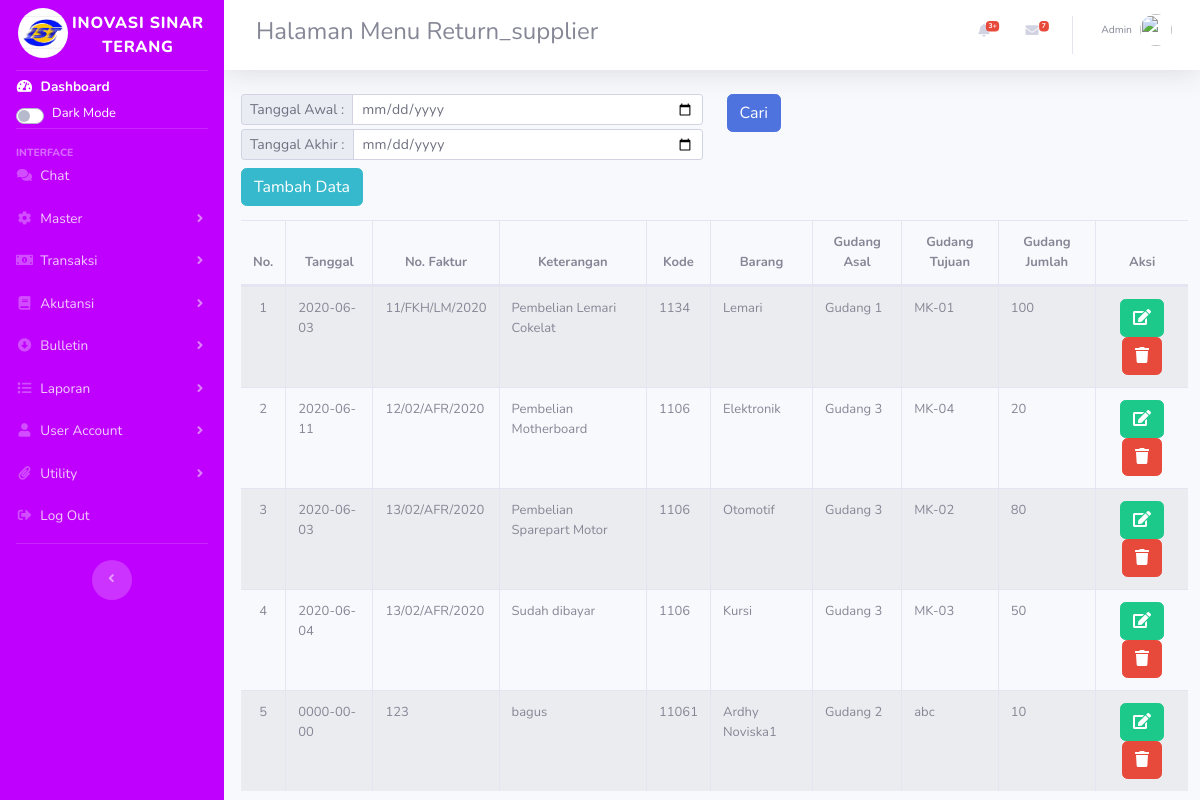
Screenshot of /index.php/return_supplier with the database file from the repository.
### tables this page shows
CREATE TABLE `return_supplier` (
  `id` int(11) NOT NULL,
  `tanggal` date NOT NULL,
  `no_faktur` varchar(50) NOT NULL,
  `keterangan` varchar(50) NOT NULL,
  `kode` varchar(50) NOT NULL,
  `barang` varchar(50) NOT NULL,
  `gudang_asal` varchar(50) NOT NULL,
  `supplier_tujuan` varchar(50) NOT NULL,
  `jumlah` varchar(50) NOT NULL,
  `kode_id` varchar(50) NOT NULL
);

### application/controllers/Return_supplier.php (called while the page is built, shortened)
<?php
class Return_supplier extends CI_Controller {
    public function __construct(){
        $this->load->model('m_returnsupplier');
        $this->load->library('form_validation');
    }
    public function index(){
        $topik['judul'] = 'Halaman Menu Return_supplier';
        $data['return_supplier'] = $this->m_returnsupplier->tampil_data();
        $this->load->view('templates/header',$topik);
        $this->load->view('return_supplier/index',$data);
        $this->load->view('templates/footer');
    }
}

### index.php (called while the page is built, shortened)
<?php
require_once BASEPATH.'core/CodeIgniter.php';

### application/models/M_returnsupplier.php (called while the page is built, shortened)
<?php
class M_returnsupplier extends CI_Model{
    public function tampil_data(){
        return $this->db->get('return_supplier')->result_array();
    }
}

### application/views/return_supplier/index.php (the view, shortened to what this page needs)
<div class="content-wrapper col-12">
<section class="content-header ml mt-2 auto">
<div style="margin-left:5px">
<div class="">
<div class="row mt-3 mb-2">
    <div class="col-lg-6">
        <form action="" method="post">
            <div class="input-group input-group-sm">
                <div class="input-group-prepend">
                    <label for="weekending" class="input-group-text">Tanggal Awal :</label>
                </div>
                <input type="date" name="weekending" id="weekending" class="form-control form-control-sm">
            </div>
            <div class="input-group input-group-sm mt-1">
                <div class="input-group-prepend">
                    <label for="noinv" class="input-group-text">Tanggal Akhir :</label>
                </div>
                <input type="date" name="noinv" id="noinv" class="form-control form-control-sm">
            </div>
        </form>
    </div>
    <div class="col-lg-6">
        <form action="" method="post">
        <div class="input-group input-group-sm mb-1">
                <div class="">
                    <label for="jabatan" class="btn btn-primary">Cari</label>
                </div>
            </div>
        </form>
    </div>
</div>
<a href="<?= base_url('return_supplier/tambah');?>" class="btn btn-info mb-2">Tambah Data</a>
<div class="table-responsive">
<table id="mytable" class="table table-striped table-bordered table-hover table-full-width dataTable" cellspacing="0" width="" style="font-size: small;">
        <thead>
            <tr style="text-align:center">
                <th>No.</th>
                <th>Tanggal</th>
                <th>No. Faktur</th>
                <th>Keterangan</th>
                <th>Kode</th>
                <th>Barang</th>
                <th>Gudang Asal</th>
                <th>Gudang Tujuan</th>
                <th>Gudang Jumlah </th>
                <th>Aksi</th>
            </tr>
        </thead>
        <tbody>
            <?php $i=1;?>
            <?php foreach ($return_supplier as $ret): ?>
            <tr>
                <td style="text-align:center">
                    <?php echo $i;?>
                </td>
                <td>
                    <?php echo $ret['tanggal'] ?>
                </td>
                <td width="">
                    <?php echo $ret['no_faktur'] ?>
                </td>
                <td width="">
                    <?php echo $ret['keterangan'] ?>
                </td>
                <td width="">
                    <?php echo $ret['kode'] ?>
                </td>
                <td width="">
                    <?php echo $ret['barang'] ?>
                </td>
                <td width="">
                    <?php echo $ret['gudang_asal'] ?>
                </td>
                <td width="">
                    <?php echo $ret['supplier_tujuan'] ?>
                </td>
                <td width="">
                    <?php echo $ret['jumlah'] ?>
                </td>
                <td style="text-align:center">
                    <a href="<?php echo base_url();?>return_supplier/edit/<?= $ret['id'];?>" class="btn btn-success" style=""><i class="fa fa-edit"></i></i></a>
                    <a href="<?= base_url();?>return_supplier/hapus/<?= $ret['id'];?>" class="btn btn-danger " style="" onclick="return confirm('Yakin ingin dihapus?');"><i class="fa fa-trash"></i></a>
                </td>
            </tr>
            <?php $i++;?>
            <?php endforeach; ?>
        </tbody>
    </table>
    </div>
</div>

### rows the page displays
return_supplier: tanggal "2020-06-03", no_faktur "11/FKH/LM/2020", keterangan "Pembelian Lemari Cokelat", kode "1134", barang "Lemari", gudang_asal "Gudang 1", supplier_tujuan "MK-01", jumlah "100"
return_supplier: tanggal "2020-06-11", no_faktur "12/02/AFR/2020", keterangan "Pembelian Motherboard", kode "1106", barang "Elektronik", gudang_asal "Gudang 3", supplier_tujuan "MK-04", jumlah "20"
return_supplier: tanggal "2020-06-03", no_faktur "13/02/AFR/2020", keterangan "Pembelian Sparepart Motor", kode "1106", barang "Otomotif", gudang_asal "Gudang 3", supplier_tujuan "MK-02", jumlah "80"
return_supplier: tanggal "2020-06-04", no_faktur "13/02/AFR/2020", keterangan "Sudah dibayar", kode "1106", barang "Kursi", gudang_asal "Gudang 3", supplier_tujuan "MK-03", jumlah "50"
return_supplier: tanggal "0000-00-00", no_faktur "123", keterangan "bagus", kode "11061", barang "Ardhy Noviska1", gudang_asal "Gudang 2", supplier_tujuan "abc", jumlah "10"

### other values shown
$judul "Halaman Menu Return_supplier"
